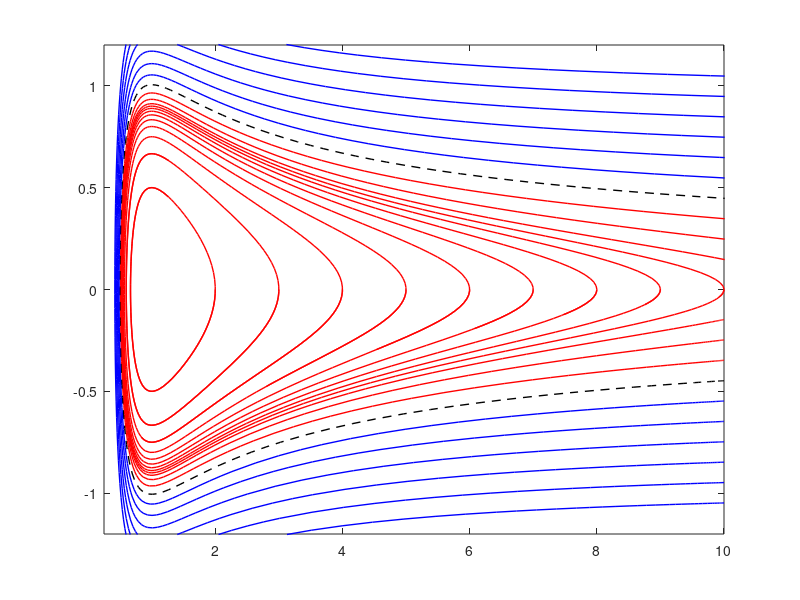

MATLAB code for this plot:
% effpoten.m

function effpoten

clear

alpha = 1;      % 1
beta = 1;       % 1

inv = 0;    % 0: xx = r   1: xx = 1/r

figure(1)
for loop = 1:10
    
    y0 = [loop 0];
    tspan = [0 8*loop];
    
    [y t] = effpotenfun(alpha,beta);
    yy = y(:,2);
    if inv == 0
        xx = y(:,1);
    else
        xx = 1./y(:,1);
    end
    plot(xx,yy,'r','LineWidth',1.0)
    %axis square
     hold on

%keyboard
    
end

for loop = 1:10
    
    radvel = -loop*0.1 - 0.0475
    
    y0 = [10 radvel];
    tspan = [0 60];
    
    [y t] = effpotenfun(alpha,beta);
    yy = y(:,2);
    if inv == 0
        xx = y(:,1);
    else
        xx = 1./y(:,1);
    end
    
    if abs(radvel) < sqrt(0.2)
        plot(xx,yy,'r','LineWidth',1.0)
    elseif (abs(radvel) - sqrt(0.2))<0.01
        plot(xx,yy,'--k','LineWidth',1.0)
    else
        plot(xx,yy,'b','LineWidth',1.0)
    end
    if inv == 0
        axis([0.25 10 -1.2 1.2])
    else
        axis([0. 2.5 -1.25 1.25])
        axis square
    end
     hold on

%keyboard
    
end

hold off
set(gcf,'Color','white')

% hold on
% [XQ,YQ] = meshgrid(0.1:0.5:10,-1:0.25:1);
% [xq,yq] = f5(XQ,YQ);
% quiver(XQ,YQ,xq,yq,400,'b','MaxHeadSize',0.5)
% hold off

print -dtiff -r600 effpoten


    function [y t] = effpotenfun(alpha,beta)
        
        options = odeset('RelTol',1e-5,'AbsTol',1e-6);
        [t,y] = ode45(@f,tspan,y0,options);
        
        function yd = f(t,y)
            
            yp(1) = y(2);
            yp(2) = (1./y(1).^2).*(alpha./y(1) - beta);
            yd = [yp(1);yp(2)];
            
        end     % end f
        
        
    end % end effpotenfun


    function [x,y] = f5(X,Y)
        x = Y;
        y = (1./X.^2).*(alpha./X - beta);
    end     % end f5

end

